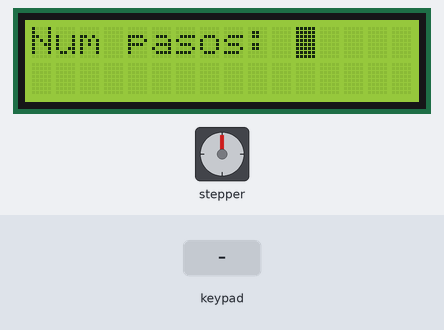
The sketch below on a simulated Arduino Uno, built with avr-gcc and run on an emulated ATmega328P. Shown: 16×2 character LCD, stepper motor. The inputs (shaded band) are chosen by the test bench. Stepper angles assume 2048 steps per turn.

Above: at 1.2 s.
1.3 s: keypad keys 1 6 1 7 1 8 1 9 # pressed 0.4 s apart
At 2.7 s:
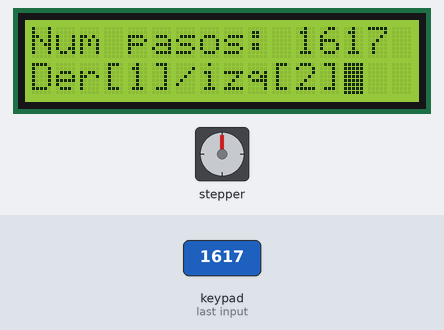
6.4 s: key '*' pressed
At 6.7 s:
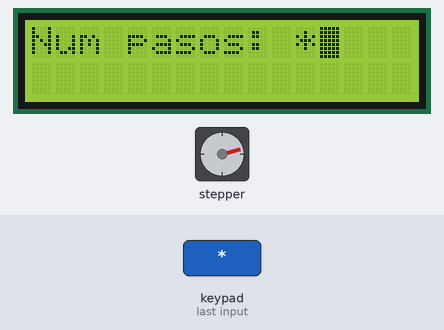
7.9 s: keypad keys 1 3 9 7 2 2 2 2 # pressed 0.4 s apart
At 10.93 s:
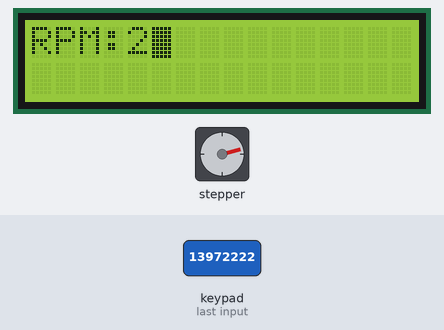
Timing chart, 0 to 29.0 s (numbered marks = the images above; inputs shaded):
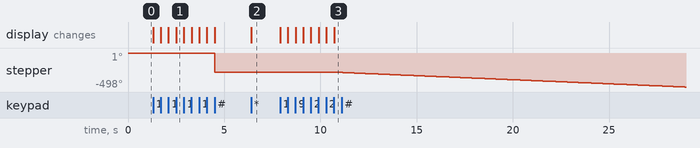

Measured:
- after the input at 1.3 s, stepper: turns 285° counter-clockwise, starting after 3.2 s; the display: first changes at once (image 1 shows a later state)
- after the input at 6.4 s, the display: changes at once (image 2)
- after the input at 7.9 s, stepper: keeps turning counter-clockwise at about 12°/s, starting after 3.3 s; the display: first changes at once (image 3 shows a later state)

The sketch:

Practica_5_3_ej_motor_PP_para_defensaFINAL.ino
```cpp
/*Para control de Motor PaP modelo 28BYJ-48
 * Se introducen:
 * Nro pasos(pasos),
 * Sentido de giro (Der-Izq)
 * Velocidad (rpm)
 * POR Ing Roger Paxi Churata
 */
#include <Stepper.h>    //libreria del Motor PasoaPaso
#include <Keypad.h>     //libreria para leer datos en teclado
#include <LiquidCrystal.h> //Libreria de la pantalla LCD16x2
const byte FILAS =4;     //Se definen el tamaño de teclado Nro Filas
const byte COLS =3;      //Se definen el tamaño de teclado Nro Columnas
char teclas[FILAS][COLS]={ //Se definen los caracteres del teclado
  {'1','2','3'},
  {'4','5','6'},
  {'7','8','9'},
  {'*','0','#'}
  };
  byte pinsFilas[FILAS]={16,17,18,19};//a,b,c,d parametros de conexion de filas del teclado
  byte pinsCols[COLS]={14,15,13};//1,2,3 parametros de conexion de columnas del teclado
  Keypad teclado = Keypad(makeKeymap(teclas),pinsFilas,pinsCols,FILAS,COLS);//mapeo del teclado
  LiquidCrystal lcd(2,3,4,5,6,7); //RS,E,D4,D5,D6,D7 parametros de conexion del objeto lcd
  Stepper mpp(2048,8,10,9,11);//#pasos/rev,A,C,B,D 64x32=2048
void setup() {
  lcd.begin(16,2); //definimos la geometria del objeto lcd
  lcd.blink();     //Para que el cursor parpadee
}
void loop() {
  int numpasos,sentido,vel; //definimos tipos y nombres de datos
  lcd.clear();              //limpiar pantalla
  lcd.print("Num pasos: "); //mostrar Num pasos:
  numpasos=leeNumero();     //lee el numero de datos
  lcd.setCursor(0,1);       //posiciona el cursor en la 2da linea
  lcd.print("Der[1]/izq[2]"); //muestra el texto Der Izq para sentido de giro
  sentido=leeNumero();       //lee el dato de sentido de giro
  lcd.clear();              //limpia pantalla
  lcd.print("RPM:");        //muestra para ingreso de RPM
  vel=leeNumero();          //lee el dato de velocidad ingresada
  mpp.setSpeed(vel);        //definimos la velocidad del objeto mpp
  if(sentido==1){           //condicion si sentido de giro es Derecho=1
    mpp.step(numpasos);     //ejecuta el numero de pasos
    }
    else{                   //ejecuta en caso de ser Izquierdo
      mpp.step(-numpasos);  //invierte el sentido
      }
}
int leeNumero() {         //para la lectura de datos del teclado
  char aux;               //definimos el tipo de caracter del teclado
  int num=0, i=0, p, k, teclas[4];  //definimos objetos
  //lee los dígitos
  do{
   aux=NO_KEY;
   while(aux==NO_KEY){//Espera que se pulse una tecla
   aux=teclado.getKey();//Lee el teclado
 }
  if(aux != '#'){     //definir como enter al caracter "#"
   lcd.print(aux);
   teclas[i]=aux & 0x0f;
   i++;
 }
 }while(aux != '#' && i < 4); //Obtiene el valor numérico
   p = i-1;
   int pesos[4] = {1,10,100,1000};
   for(k=0; k < i; ++k){
   num = num + teclas[k]*pesos[p];
   --p;
 }
  return num;
}
 /*Datos adicionales
  * 2048 pasos para una vuelta https://programarfacil.com/blog/arduino-blog/motor-paso-a-paso-uln2003-l298n/
  */
```
